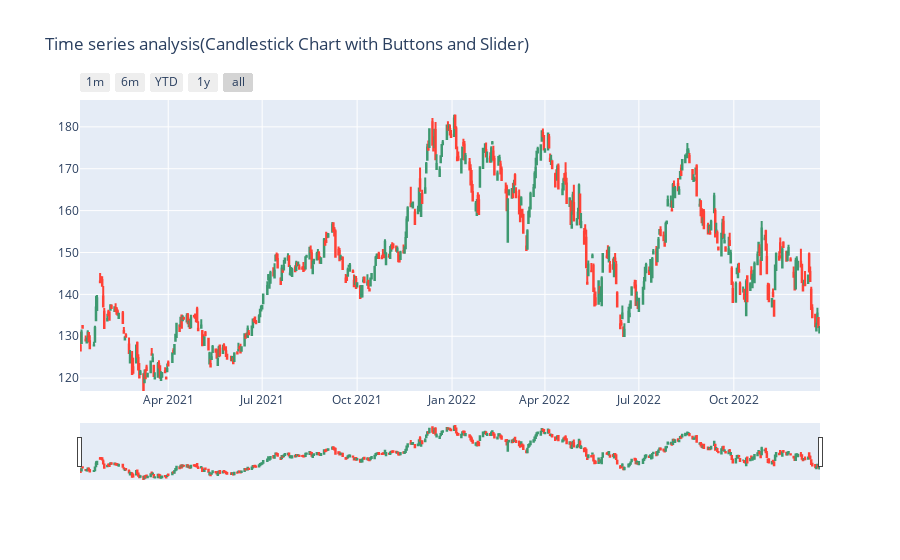

The code cell stored with this chart in its notebook:
### Code cell
#an interactive candlestick chart
figure = go.Figure(data= [go.Candlestick(x= data.index, open= data.Open, high= data.High, low= data.High, close= data.Close)])
figure.update_layout(title= "Time series analysis(Candlestick Chart with Buttons and Slider)")
figure.update_xaxes(
    rangeslider_visible= True,
    rangeselector= dict(
        buttons= list([
            dict(count = 1, label = "1m", step = "month", stepmode = "backward"),
            dict(count = 6, label = "6m", step = "month", stepmode = "backward"),
            dict(count = 1, label = "YTD", step = "year", stepmode = "todate"),
            dict(count = 1, label = "1y", step = "year", stepmode = "backward"),
            dict(step = "all")
        ])
    )
)
figure.show()

### Figure 1 — Plotly figure (JSON) as saved in the notebook; plotly's stock layout.template omitted (floating-point values rounded to 4 significant figures; data arrays with more than 128 entries replaced by an {"elided": "..."} marker saying what was removed)
{"data": [{"close": {"elided": "497 float values"}, "high": {"elided": "497 float values"}, "low": {"elided": "497 float values"}, "open": {"elided": "497 float values"}, "type": "candlestick", "x": {"elided": "497 str values"}}], "layout": {"title": {"text": "Time series analysis(Candlestick Chart with Buttons and Slider)"}, "xaxis": {"rangeselector": {"buttons": [{"count": 1, "label": "1m", "step": "month", "stepmode": "backward"}, {"count": 6, "label": "6m", "step": "month", "stepmode": "backward"}, {"count": 1, "label": "YTD", "step": "year", "stepmode": "todate"}, {"count": 1, "label": "1y", "step": "year", "stepmode": "backward"}, {"step": "all"}]}, "rangeslider": {"visible": true}}}}
